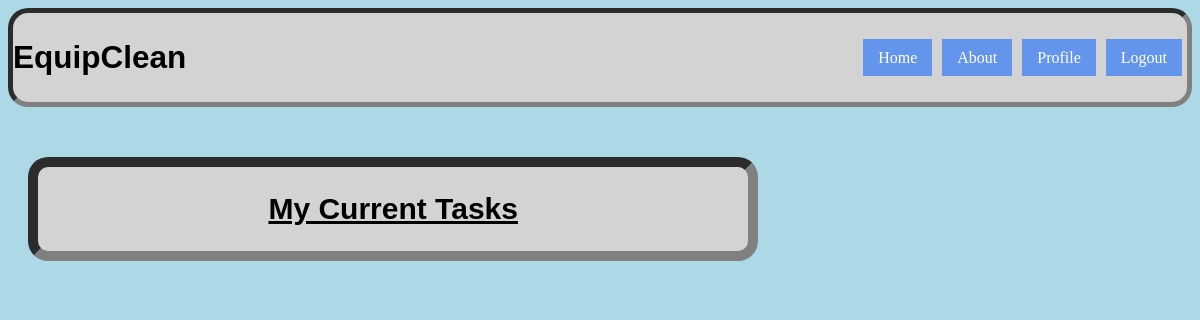
Page /view-task/ (signed in) on the earlier database version.
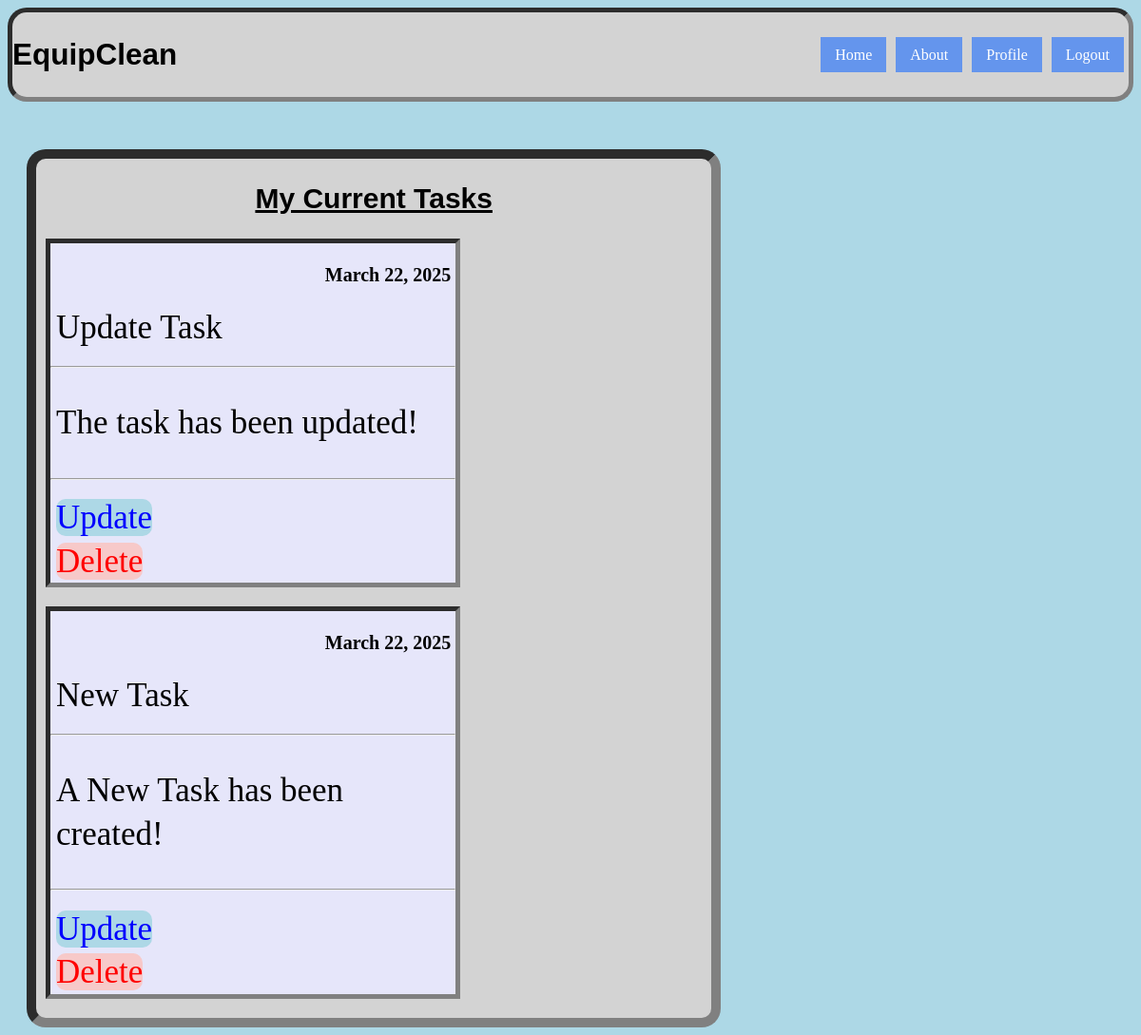
Same page on the later database version.
### my_app/models.py (models this page shows)
class Task(models.Model):
    title = models.CharField(max_length=100)
    content = models.TextField()
    date_posted = models.DateTimeField(default=timezone.now)
    user = models.ForeignKey(User, on_delete=models.CASCADE)

### my_app/views.py (the view)
# urls.py: path('view-task/', viewTask, name='viewTask'),
@login_required
def viewTask(request):
    current_user = request.user.id
    task = Task.objects.all().filter(user=current_user)
    context = {'task': task}
    return render(request, 'view-task.html', context=context)

### my_app/templates/view-task.html
{% extends "base.html" %}
{% load static %}
{% block content %}
<div class="view-task">
    <div class="content-view-task">
        <h2 style="text-align: center;">My Current Tasks</h2>
        {% for tsk in task %}
        <div class="container-view-task" style="border: 5px inset gray; background-color: lavender; width: 60%; margin-left: 10px; margin-bottom: 20px; margin-top:15px; line-height: 1.3; font-size: 35px;">
            <p style="text-align: right; font-weight: bold; font-size: 20px; margin-right: 5px;">{{ tsk.date_posted|date:"F d, Y" }}</p>
            <p style="margin-left: 6px; margin-top: 6px; margin-bottom: 6px;">{{ tsk.title }}</p>
            <hr>
            <p style="margin-left: 6px;">{{ tsk.content }}</p>
            <hr>
            <a id="update-btn" href="{% url 'updateTask' tsk.id %}" >Update</a>
            <br>
            <a id="delete-btn" href="{% url 'deleteTask' tsk.id %}" >Delete</a>
        </div>
        {% endfor %}
    </div>
</div>
{% endblock %}

### my_app/templates/base.html
{% load static %}
<!DOCTYPE html>
<html>
<head>
    <link rel="stylesheet" type="text/css" href="{% static 'style.css' %}">
</head>
<body>
    <nav>
        <div class="title">
        <h1>EquipClean</h1>
        </div>
        <div class="paths">
            <ul class="navbar">
                <li><a href ="{% url 'index' %}">Home</a></li>
                <li><a href="{% url 'about' %}">About</a></li>
                {% if user.is_authenticated %}
                <li><a href="{% url 'profile' %}">Profile</a></li>
                <li><a href="{% url 'logout' %}">Logout</a></li>
                {% else %}
                <li><a href="{% url 'register' %}">Register</a></li>
                <li><a href="{% url 'login' %}">Login</a></li>
                {% endif %}
            </ul>
        </div>
    </nav>
    {% block content %}{% endblock %}
</body>
</html>

### my_app/static/style.css (style rules this page uses)
body { background-color: lightblue; }
nav { display: flex; justify-content: space-between; align-items: center; background-color: lightgray; border: 5px inset gray; border-radius: 20px; }
h2 { text-decoration: underline; font-size: 30px; font-family:Arial, Helvetica, sans-serif; }
.navbar { list-style: none; display: flex; }
.navbar li { margin: 0 5px; }
.navbar a { background-color: cornflowerblue; color: white; padding: 10px 15px; border: 10px; text-decoration: none; }
.title { font-size: 21px; font-family: sans-serif; }
.view-task { background-color:lightgray; border: 10px inset gray; border-radius: 20px; width: 60%; margin-top: 50px; margin-left: 20px; }
#update-btn { background-color: lightblue; color: blue; border-radius: 10px; text-decoration: none; margin-left: 6px; }
#delete-btn { background-color: rgb(247, 201, 201); color: red; border-radius: 10px; text-decoration: none; margin-left: 6px; }

Differences in the rows shown:
added Task: date_posted "March 22, 2025", title "Update Task", content "The task has been updated!"
added Task: date_posted "March 22, 2025", title "New Task", content "A New Task has been created!"
